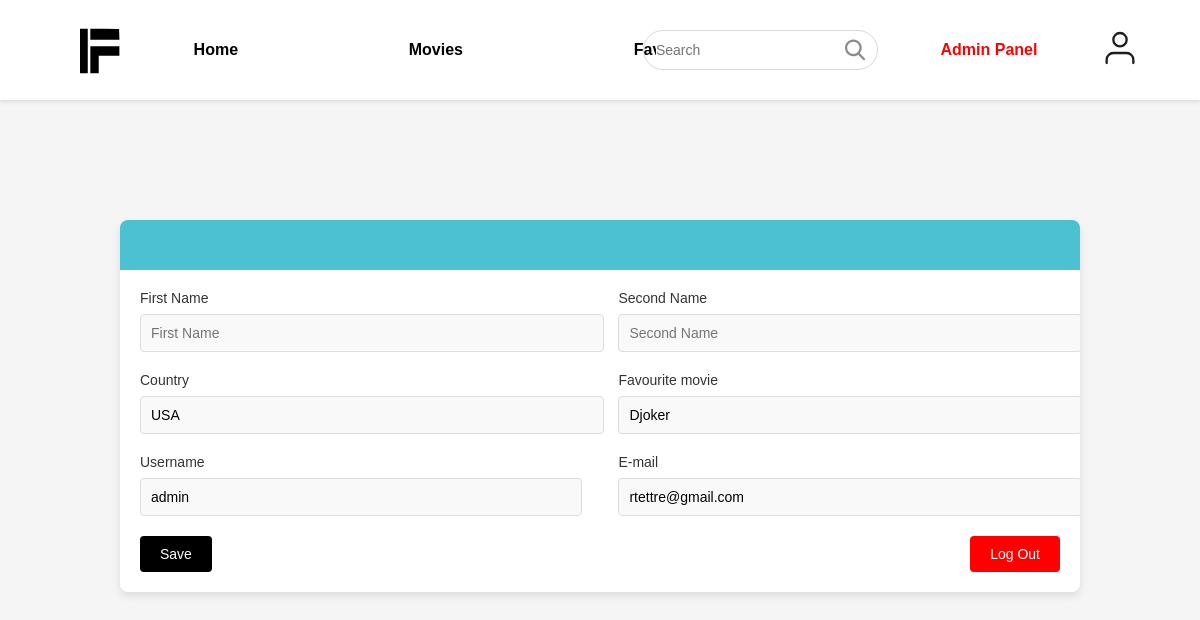
/users/profile/ (signed in), run on the app's committed database.
### users/models.py (models this page shows)
class User(AbstractUser):
    country = models.CharField(max_length=20, unique=False)
    favourite_movie = models.CharField(max_length=40, unique=False)

### users/views.py (the view)
# urls.py: path('profile/', profile, name='profile'),
@login_required
def profile(request):
    if request.method == 'POST':
        form = UserProfileForm(instance=request.user, data=request.POST)
        if form.is_valid():
            form.save()
            return HttpResponseRedirect(reverse('users:profile'))
        else:
            print(form.errors)
    else:
        form = UserProfileForm(instance=request.user)
    context = {'title': 'Profile', 'form': form}
    return render(request, 'users/profile.html', context)

### users/forms.py
class UserProfileForm(UserChangeForm):
    first_name = forms.CharField(widget=forms.TextInput(attrs={
        'class': 'first-name', 'placeholder': "First Name"}))
    last_name = forms.CharField(widget=forms.TextInput(attrs={
        'class': 'second-name', 'placeholder': "Second Name"}))
    country = forms.CharField(widget=forms.TextInput(attrs={
        'class': 'country', 'placeholder': "Country"}))
    favourite_movie = forms.CharField(widget=forms.TextInput(attrs={
        'class': 'fav-movie', 'placeholder': "Favourite movie"}))
    username = forms.CharField(widget=forms.TextInput(attrs={
        'class': 'username', 'placeholder': "Username", 'readonly': True}))
    email = forms.CharField(widget=forms.TextInput(attrs={
        'class': 'email', 'placeholder': "E-mail", 'readonly': True}))
    class Meta:
        model = User
        fields = {'first_name', 'last_name', 'country', 'favourite_movie', 'username', 'email'}

### users/templates/users/profile.html (shortened to what this page needs)
{% extends 'films/base.html' %}
{% load static %}
{% block content %}
    <div class="container">
    <div class="header"></div>
    <div class="content">
        <form action="{% url 'users:profile' %}" method="post">
           <div class="form-group">
               <div class="first-name">
                  <label for="{{ form.first_name.id_for_label }}">First Name</label>
                  {{ form.first_name }}
                </div>
                <div class="second-name">
                  <label for="{{ form.last_name.id_for_label }}">Second Name</label>
                  {{ form.last_name }}
                </div>
           </div>
          <div class="form-group">
            <div class="country">
                <label for="{{ form.country.id_for_label }}">Country</label>
                {{ form.country }}
            </div>
            <div class="fav-movie">
                <label for="{{ form.favourite_movie.id_for_label }}">Favourite movie</label>
                {{ form.favourite_movie }}
            </div>
          </div>
          <div class="form-group">
            <div class="username">
                <label for="{{ form.username.id_for_label }}">Username</label>
                {{ form.username }}
            </div>
            <div class="email">
                <label for="{{ form.email.id_for_label }}">E-mail</label>
                {{ form.email }}
            </div>
          </div>
          <div class="edit-button">
            <button class="edit-button-color">Save</button>
            <a type="button" class="logout-button" href="{% url 'users:logout' %}">Log Out</a>
          </div>
        </form>
    </div>
    </div>
{% endblock %}

### data on the page
User: country "USA", favourite_movie "Djoker", username "admin", email "rtettre@gmail.com"
